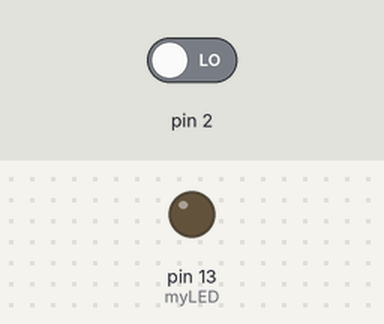
The sketch below on a simulated Arduino Uno, built with avr-gcc and run on an emulated ATmega328P. Parts: output pins drawn as LEDs (lit = HIGH). The test bench sets the inputs (shaded band); at power-on: pin 2 LOW. What the sketch prints to the serial monitor is not drawn.

Above: at 1.2 s.
1.3 s: pin 2 driven HIGH
At 1.7 s:
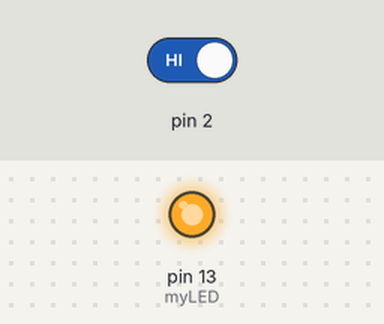
Timing chart, 0 to 4.3 s (numbered marks = the images above; inputs shaded):
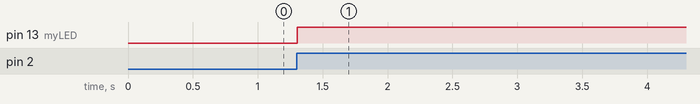

Measured:
- after the input at 1.3 s, pin 13 (myLED): LOW → HIGH at once

The sketch:

SimpleInterrupt.ino
```cpp
uint8_t myLED = 13;
volatile int count = 0;
volatile int state = LOW;

void interrupt0() { // when butten2: 0->1, this runs.
    if (state==HIGH) state=LOW;
    else state = HIGH;

    count++;
}

void setup() {
    Serial.begin(9600);
    pinMode(myLED, OUTPUT);
    attachInterrupt(0, interrupt0, RISING);
}

void loop()
{
    digitalWrite(myLED, state);
    Serial.println(count);
}
```
